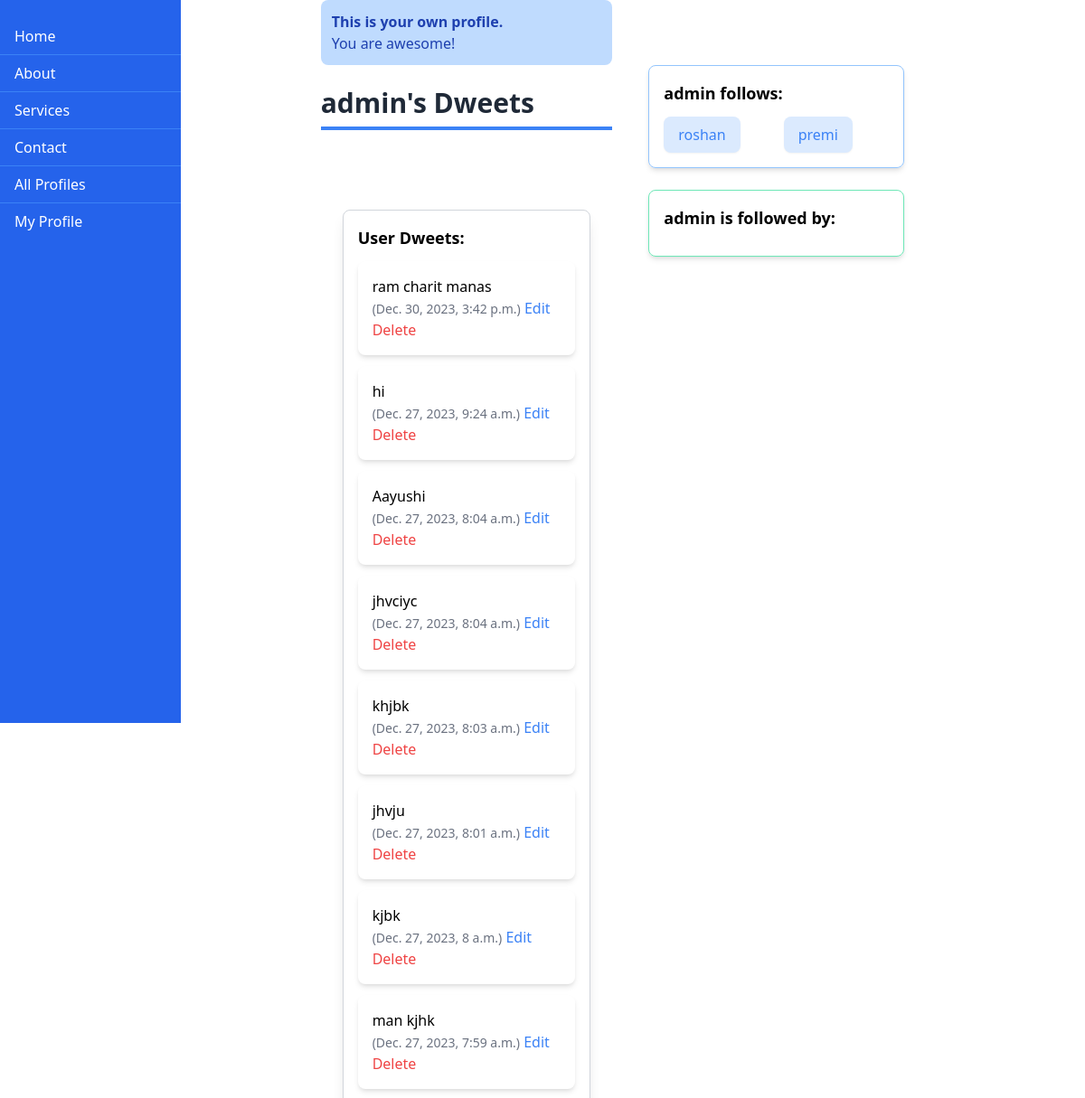
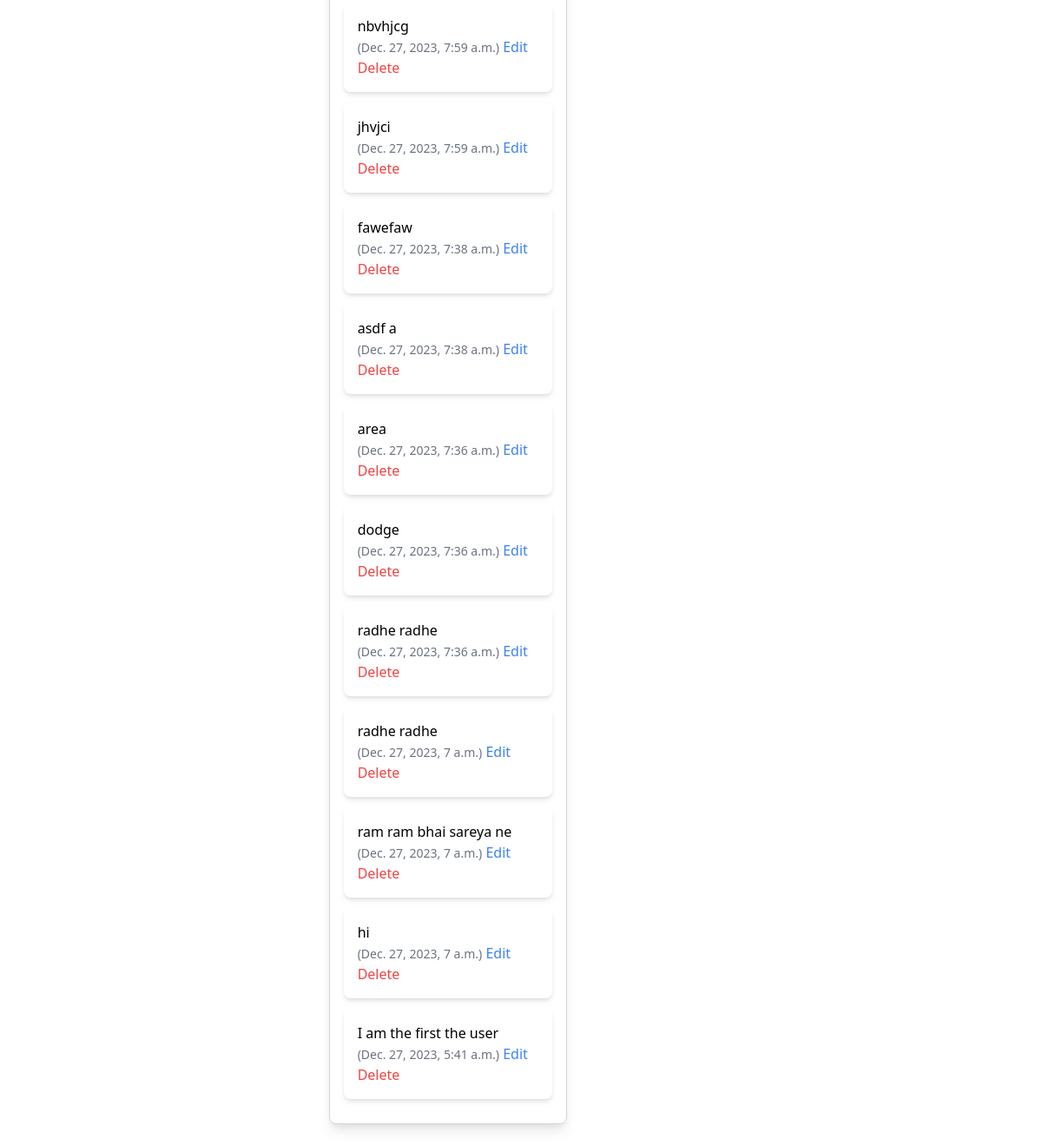
Before: /profile/1/ (signed in) with the older database file (2 pictures, top to bottom).
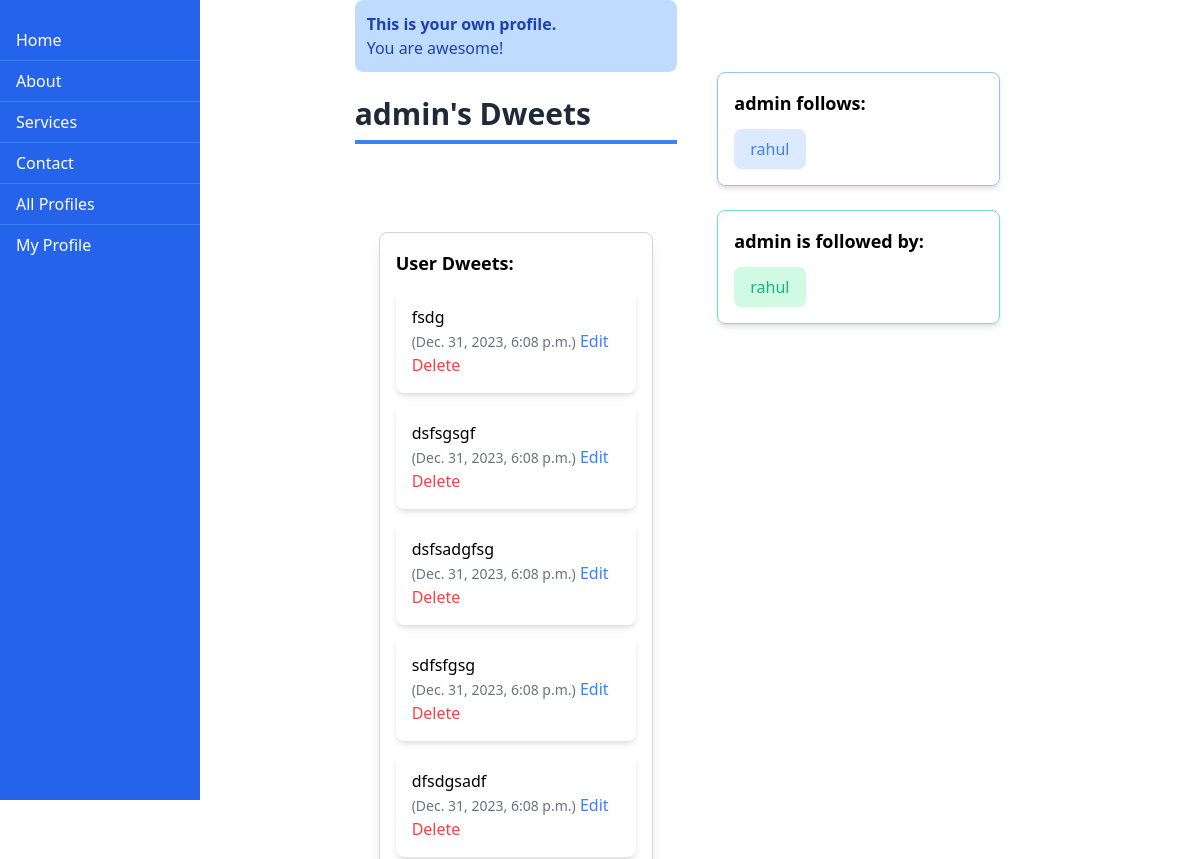
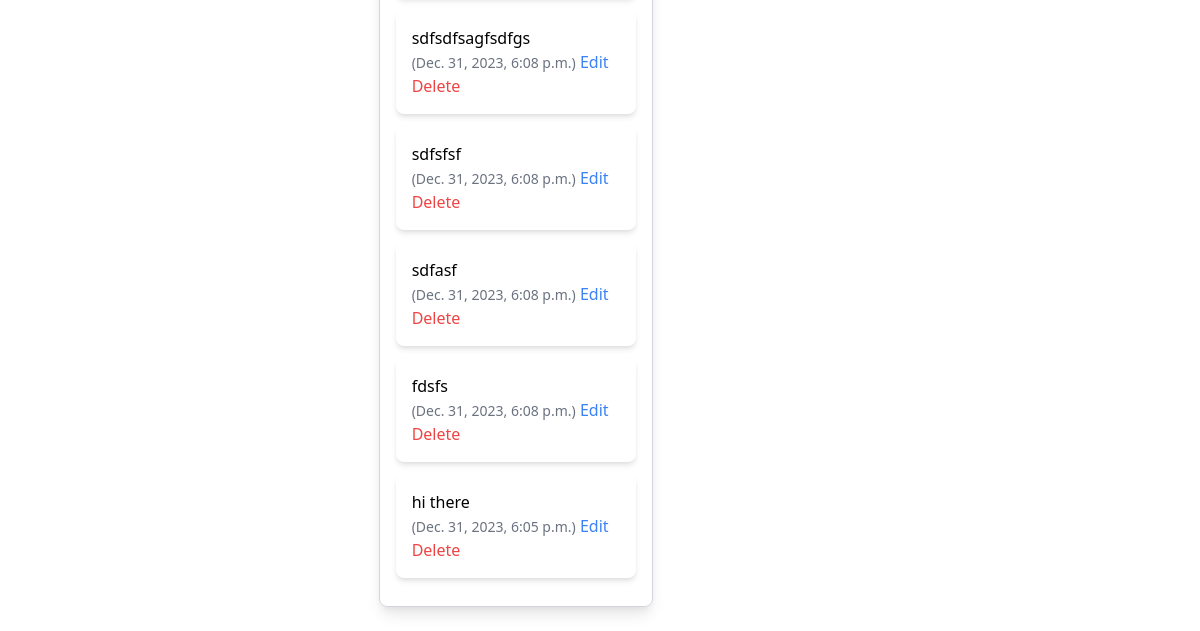
After: the same page with the newer database file (2 pictures, top to bottom).
### dwitter/models.py (models this page shows, shortened)
class Dweet(models.Model):
    user = models.ForeignKey(
        User, related_name="dweets", on_delete=models.CASCADE
    )
    body = models.CharField(max_length=140)
    created_at = models.DateTimeField(auto_now_add=True)

class Profile(models.Model):
    user = models.OneToOneField(User, on_delete=models.CASCADE)
    follows = models.ManyToManyField(
        "self",
        related_name="followed_by",
        symmetrical=False,
        blank=True,
    )
    def __str__(self):
        return self.user.username

### dwitter/views.py (the view, shortened to what this page needs)
# urls.py: path("profile/<int:pk>/", profile, name="profile"),
@login_required(login_url='dwitter:login')
def profile(request, pk):
    print(pk, request.user.pk)
    if not hasattr(request.user, 'profile'):
        missing_profile = Profile(user=request.user.profile)
        missing_profile.save()
    profile = Profile.objects.get(pk=pk)
    my_dweets = Dweet.objects.filter(
        user = profile.user
    ).order_by("-created_at")
    return render(request, "dwitter/profile.html", {"profile" : profile, "dweets" : my_dweets})

### dwitter/templates/dwitter/profile.html (shortened to what the changed rows need)
{% extends 'base.html' %}
{% block content %}
<div class="grid grid-cols-3 gap-4">
    <div class="flex-1 ml-2">
        <h1 class="text-3xl font-semibold text-gray-800 border-b-4 border-blue-500 py-2 mb-6">{{ profile.user.username }}'s Dweets</h1>
        <div class="mt-8 p-6">
            <div class="mt-8 border border-gray-300 rounded-lg shadow-lg p-4">
                {% for dweet in dweets %}
                    <div class="mb-3 bg-white rounded-lg shadow-md p-4">
                        <p>{{ dweet.body }}</p>
                        <span class="text-sm text-gray-500">({{ dweet.created_at }})</span>
                        {% if user.is_authenticated and dweet.user == user %}
                            <a href="{% url 'dwitter:edit_dweet' dweet.id %}" class="text-blue-500 mr-2">Edit</a>
                            <a href="{% url 'dwitter:delete_dweet' dweet.id %}" class="text-red-500">Delete</a>
                        {% endif %}
                    </div>
                {% endfor %}
            </div>
        </div>
    </div>
    <div class="mt-8 p-6">
        <div class="mt-4 border border-blue-300 rounded-lg shadow-md p-4">
            <ul class="grid grid-cols-2 gap-4">
                {% for following in profile.follows.all %}
                    {% if following != profile %}
                        <li>
                            <a href="{% url 'dwitter:profile' following.id %}" class="inline-block py-2 px-4 bg-blue-100 hover:bg-blue-200 rounded-lg shadow-sm transition duration-300">
                                <span class="text-blue-500">{{ following }}</span>
                            </a>
                        </li>
                    {% endif %}
                {% endfor %}
            </ul>
        </div>
        <div class="mt-6 border border-green-300 rounded-lg shadow-md p-4">
            <ul class="grid grid-cols-2 gap-4">
                {% for follower in profile.followed_by.all %}
                    {% if follower != profile %}
                        <li>
                            <a href="{% url 'dwitter:profile' follower.id %}" class="inline-block py-2 px-4 bg-green-100 hover:bg-green-200 rounded-lg shadow-sm transition duration-300">
                                <span class="text-green-500">{{ follower }}</span>
                            </a>
                        </li>
                    {% endif %}
                {% endfor %}
            </ul>
        </div>
    </div>
</div>
{% endblock content %}

Changed rows visible on the page:
removed Dweet: body "ram charit manas", created_at "Dec. 30, 2023, 3:42 p.m.", shows "Edit"
removed Dweet: body "hi", created_at "Dec. 27, 2023, 9:24 a.m.", shows "Edit"
removed Dweet: body "Aayushi", created_at "Dec. 27, 2023, 8:04 a.m.", shows "Edit"
removed Dweet: body "jhvciyc", created_at "Dec. 27, 2023, 8:04 a.m.", shows "Edit"
removed Dweet: body "khjbk", created_at "Dec. 27, 2023, 8:03 a.m.", shows "Edit"
removed Dweet: body "jhvju", created_at "Dec. 27, 2023, 8:01 a.m.", shows "Edit"
removed Dweet: body "kjbk", created_at "Dec. 27, 2023, 8 a.m.", shows "Edit"
removed Dweet: body "man kjhk", created_at "Dec. 27, 2023, 7:59 a.m.", shows "Edit"
removed Dweet: body "nbvhjcg", created_at "Dec. 27, 2023, 7:59 a.m.", shows "Edit"
removed Dweet: body "jhvjci", created_at "Dec. 27, 2023, 7:59 a.m.", shows "Edit"
removed Dweet: body "fawefaw", created_at "Dec. 27, 2023, 7:38 a.m.", shows "Edit"
removed Dweet: body "area", created_at "Dec. 27, 2023, 7:36 a.m.", shows "Edit"
removed Dweet: body "dodge", created_at "Dec. 27, 2023, 7:36 a.m.", shows "Edit"
removed Dweet: body "radhe radhe", created_at "Dec. 27, 2023, 7:36 a.m.", shows "Edit"
removed Dweet: body "radhe radhe", created_at "Dec. 27, 2023, 7 a.m.", shows "Edit"
removed Dweet: body "ram ram bhai sareya ne", created_at "Dec. 27, 2023, 7 a.m.", shows "Edit"
removed Dweet: body "hi", created_at "Dec. 27, 2023, 7 a.m.", shows "Edit"
removed Profile: user.username "roshan", shown under "admin follows:"
removed Profile: user.username "premi", shown under "admin follows:"
added Dweet: body "fsdg", created_at "Dec. 31, 2023, 6:08 p.m.", shows "Edit"
added Dweet: body "dsfsgsgf", created_at "Dec. 31, 2023, 6:08 p.m.", shows "Edit"
added Dweet: body "dsfsadgfsg", created_at "Dec. 31, 2023, 6:08 p.m.", shows "Edit"
added Dweet: body "sdfsfgsg", created_at "Dec. 31, 2023, 6:08 p.m.", shows "Edit"
added Dweet: body "dfsdgsadf", created_at "Dec. 31, 2023, 6:08 p.m.", shows "Edit"
added Dweet: body "sdfsdfsagfsdfgs", created_at "Dec. 31, 2023, 6:08 p.m.", shows "Edit"
added Dweet: body "sdfsfsf", created_at "Dec. 31, 2023, 6:08 p.m.", shows "Edit"
changed Dweet: body "asdf a" → "sdfasf"; created_at "Dec. 27, 2023, 7:38 a.m." → "Dec. 31, 2023, 6:08 p.m."
added Dweet: body "fdsfs", created_at "Dec. 31, 2023, 6:08 p.m.", shows "Edit"
changed Dweet: body "I am the first the user" → "hi there"; created_at "Dec. 27, 2023, 5:41 a.m." → "Dec. 31, 2023, 6:05 p.m."
added Profile: user.username "rahul"
